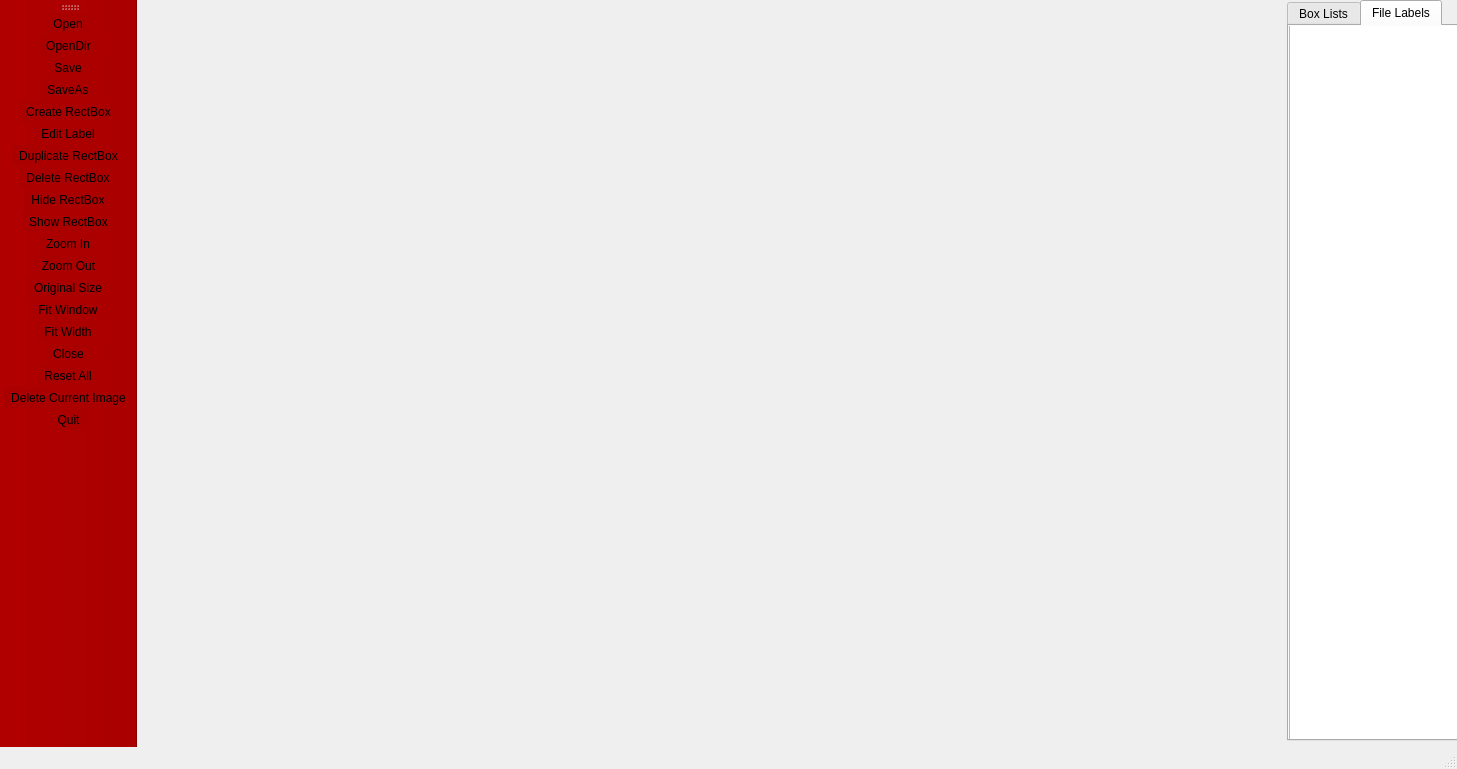
<?xml version="1.0" encoding="UTF-8"?>
<ui version="4.0">
 <class>MainWindow</class>
 <widget class="QMainWindow" name="MainWindow">
  <property name="geometry">
   <rect>
    <x>0</x>
    <y>0</y>
    <width>1457</width>
    <height>769</height>
   </rect>
  </property>
  <property name="windowTitle">
   <string>ScandatStudio</string>
  </property>
  <property name="windowIcon">
   <iconset>
    <normaloff>python/env/logo.png</normaloff>python/env/logo.png</iconset>
  </property>
  <widget class="QWidget" name="centralwidget">
   <widget class="QTabWidget" name="BoxAndFileLists">
    <property name="geometry">
     <rect>
      <x>1150</x>
      <y>0</y>
      <width>211</width>
      <height>741</height>
     </rect>
    </property>
    <property name="currentIndex">
     <number>1</number>
    </property>
    <widget class="QWidget" name="BoxLists">
     <attribute name="title">
      <string>Box Lists</string>
     </attribute>
     <widget class="QListView" name="listView_2">
      <property name="geometry">
       <rect>
        <x>0</x>
        <y>-10</y>
        <width>211</width>
        <height>731</height>
       </rect>
      </property>
     </widget>
    </widget>
    <widget class="QWidget" name="FileLabels">
     <attribute name="title">
      <string>File Labels</string>
     </attribute>
     <widget class="QListView" name="listView_3">
      <property name="geometry">
       <rect>
        <x>0</x>
        <y>-10</y>
        <width>211</width>
        <height>731</height>
       </rect>
      </property>
     </widget>
    </widget>
   </widget>
   <widget class="QLabel" name="image_label">
    <property name="geometry">
     <rect>
      <x>0</x>
      <y>10</y>
      <width>1151</width>
      <height>731</height>
     </rect>
    </property>
    <property name="text">
     <string/>
    </property>
   </widget>
  </widget>
  <widget class="QStatusBar" name="statusbar"/>
  <widget class="QToolBar" name="toolBar">
   <property name="windowTitle">
    <string>toolBar</string>
   </property>
   <property name="styleSheet">
    <string notr="true">background-color: rgb(170, 0, 0);</string>
   </property>
   <attribute name="toolBarArea">
    <enum>LeftToolBarArea</enum>
   </attribute>
   <attribute name="toolBarBreak">
    <bool>false</bool>
   </attribute>
   <addaction name="actionOpen"/>
   <addaction name="actionOpenDir"/>
   <addaction name="actionSave"/>
   <addaction name="actionSaveAs"/>
   <addaction name="actionCreate_RectBox"/>
   <addaction name="actionEdit_Label"/>
   <addaction name="actionDuplicate_RectBox"/>
   <addaction name="actionDelete_RectBox"/>
   <addaction name="actionHide_RectBox"/>
   <addaction name="actionShow_RectBox"/>
   <addaction name="actionZoom_In"/>
   <addaction name="actionZoom_Out"/>
   <addaction name="actionOriginal_Size"/>
   <addaction name="actionFit_Window"/>
   <addaction name="actionFit_Width"/>
   <addaction name="actionClose"/>
   <addaction name="actionReset_All"/>
   <addaction name="actionDelete_Current_Image"/>
   <addaction name="actionQuit"/>
  </widget>
  <action name="actionOpen">
   <property name="icon">
    <iconset>
     <normaloff>python/env/resources/icons/open.png</normaloff>python/env/resources/icons/open.png</iconset>
   </property>
   <property name="text">
    <string>Open</string>
   </property>
   <property name="toolTip">
    <string>open</string>
   </property>
   <property name="shortcut">
    <string>Ctrl+O</string>
   </property>
  </action>
  <action name="actionOpenDir">
   <property name="icon">
    <iconset>
     <normaloff>python/env/resources/icons/open.png</normaloff>python/env/resources/icons/open.png</iconset>
   </property>
   <property name="text">
    <string>OpenDir</string>
   </property>
   <property name="toolTip">
    <string>open the directory</string>
   </property>
   <property name="shortcut">
    <string>Ctrl+U</string>
   </property>
  </action>
  <action name="actionSave">
   <property name="icon">
    <iconset>
     <normaloff>python/env/resources/icons/save.png</normaloff>python/env/resources/icons/save.png</iconset>
   </property>
   <property name="text">
    <string>Save</string>
   </property>
   <property name="toolTip">
    <string>save</string>
   </property>
   <property name="shortcut">
    <string>Ctrl+S</string>
   </property>
  </action>
  <action name="actionSaveAs">
   <property name="icon">
    <iconset>
     <normaloff>python/env/resources/icons/save-as.png</normaloff>python/env/resources/icons/save-as.png</iconset>
   </property>
   <property name="text">
    <string>SaveAs</string>
   </property>
   <property name="toolTip">
    <string>save as</string>
   </property>
   <property name="shortcut">
    <string>Ctrl+Shift+S</string>
   </property>
  </action>
  <action name="actionCreate_RectBox">
   <property name="icon">
    <iconset>
     <normaloff>python/env/resources/icons/objects.png</normaloff>python/env/resources/icons/objects.png</iconset>
   </property>
   <property name="text">
    <string>Create RectBox</string>
   </property>
   <property name="toolTip">
    <string>create the rect</string>
   </property>
   <property name="shortcut">
    <string>W</string>
   </property>
  </action>
  <action name="actionEdit_Label">
   <property name="icon">
    <iconset>
     <normaloff>python/env/resources/icons/edit.png</normaloff>python/env/resources/icons/edit.png</iconset>
   </property>
   <property name="text">
    <string>Edit Label</string>
   </property>
   <property name="toolTip">
    <string>edit the label</string>
   </property>
   <property name="shortcut">
    <string>Ctrl+E</string>
   </property>
  </action>
  <action name="actionDuplicate_RectBox">
   <property name="icon">
    <iconset>
     <normaloff>python/env/resources/icons/copy.png</normaloff>python/env/resources/icons/copy.png</iconset>
   </property>
   <property name="text">
    <string>Duplicate RectBox</string>
   </property>
   <property name="toolTip">
    <string>duplicate the rectbox</string>
   </property>
   <property name="shortcut">
    <string>Ctrl+D</string>
   </property>
  </action>
  <action name="actionDelete_RectBox">
   <property name="icon">
    <iconset>
     <normaloff>python/env/resources/icons/cancel.png</normaloff>python/env/resources/icons/cancel.png</iconset>
   </property>
   <property name="text">
    <string>Delete RectBox</string>
   </property>
   <property name="toolTip">
    <string>delete the rectbox</string>
   </property>
   <property name="shortcut">
    <string>Del</string>
   </property>
  </action>
  <action name="actionHide_RectBox">
   <property name="icon">
    <iconset>
     <normaloff>python/env/resources/icons/eye.png</normaloff>python/env/resources/icons/eye.png</iconset>
   </property>
   <property name="text">
    <string>Hide RectBox</string>
   </property>
   <property name="toolTip">
    <string>hide the rectbox</string>
   </property>
   <property name="shortcut">
    <string>Ctrl+H</string>
   </property>
  </action>
  <action name="actionShow_RectBox">
   <property name="icon">
    <iconset>
     <normaloff>python/env/resources/icons/eye.png</normaloff>python/env/resources/icons/eye.png</iconset>
   </property>
   <property name="text">
    <string>Show RectBox</string>
   </property>
   <property name="toolTip">
    <string>showing the rectbox</string>
   </property>
   <property name="shortcut">
    <string>Ctrl+A</string>
   </property>
  </action>
  <action name="actionZoom_In">
   <property name="icon">
    <iconset>
     <normaloff>python/env/resources/icons/zoom-in.png</normaloff>python/env/resources/icons/zoom-in.png</iconset>
   </property>
   <property name="text">
    <string>Zoom In</string>
   </property>
   <property name="toolTip">
    <string>zoom in</string>
   </property>
   <property name="shortcut">
    <string>Ctrl++</string>
   </property>
  </action>
  <action name="actionZoom_Out">
   <property name="icon">
    <iconset>
     <normaloff>python/env/resources/icons/zoom-out.png</normaloff>python/env/resources/icons/zoom-out.png</iconset>
   </property>
   <property name="text">
    <string>Zoom Out</string>
   </property>
   <property name="toolTip">
    <string>zoom out</string>
   </property>
   <property name="shortcut">
    <string>Ctrl+-</string>
   </property>
  </action>
  <action name="actionOriginal_Size">
   <property name="icon">
    <iconset>
     <normaloff>python/env/resources/icons/zoom.png</normaloff>python/env/resources/icons/zoom.png</iconset>
   </property>
   <property name="text">
    <string>Original Size</string>
   </property>
   <property name="toolTip">
    <string>original size</string>
   </property>
   <property name="shortcut">
    <string>Ctrl+=</string>
   </property>
  </action>
  <action name="actionFit_Window">
   <property name="icon">
    <iconset>
     <normaloff>python/env/resources/icons/fit-window.png</normaloff>python/env/resources/icons/fit-window.png</iconset>
   </property>
   <property name="text">
    <string>Fit Window</string>
   </property>
   <property name="toolTip">
    <string>fit window</string>
   </property>
   <property name="shortcut">
    <string>Ctrl+F</string>
   </property>
  </action>
  <action name="actionFit_Width">
   <property name="icon">
    <iconset>
     <normaloff>python/env/resources/icons/fit-width.png</normaloff>python/env/resources/icons/fit-width.png</iconset>
   </property>
   <property name="text">
    <string>Fit Width</string>
   </property>
   <property name="toolTip">
    <string>fit width</string>
   </property>
   <property name="shortcut">
    <string>Ctrl+Shift+F</string>
   </property>
  </action>
  <action name="actionClose">
   <property name="icon">
    <iconset>
     <normaloff>python/env/resources/icons/close.png</normaloff>python/env/resources/icons/close.png</iconset>
   </property>
   <property name="text">
    <string>Close</string>
   </property>
   <property name="toolTip">
    <string>close</string>
   </property>
   <property name="shortcut">
    <string>Ctrl+W</string>
   </property>
  </action>
  <action name="actionReset_All">
   <property name="icon">
    <iconset>
     <normaloff>python/env/resources/icons/resetall.png</normaloff>python/env/resources/icons/resetall.png</iconset>
   </property>
   <property name="text">
    <string>Reset All</string>
   </property>
   <property name="toolTip">
    <string>reset all</string>
   </property>
  </action>
  <action name="actionDelete_Current_Image">
   <property name="icon">
    <iconset>
     <normaloff>python/env/resources/icons/delete.png</normaloff>python/env/resources/icons/delete.png</iconset>
   </property>
   <property name="text">
    <string>Delete Current Image</string>
   </property>
   <property name="toolTip">
    <string>delete the current image</string>
   </property>
   <property name="shortcut">
    <string>Ctrl+Shift+D</string>
   </property>
  </action>
  <action name="actionQuit">
   <property name="icon">
    <iconset>
     <normaloff>python/env/resources/icons/quit.png</normaloff>python/env/resources/icons/quit.png</iconset>
   </property>
   <property name="text">
    <string>Quit</string>
   </property>
   <property name="toolTip">
    <string>quit</string>
   </property>
   <property name="shortcut">
    <string>Ctrl+Q</string>
   </property>
  </action>
 </widget>
 <resources/>
 <connections/>
</ui>
